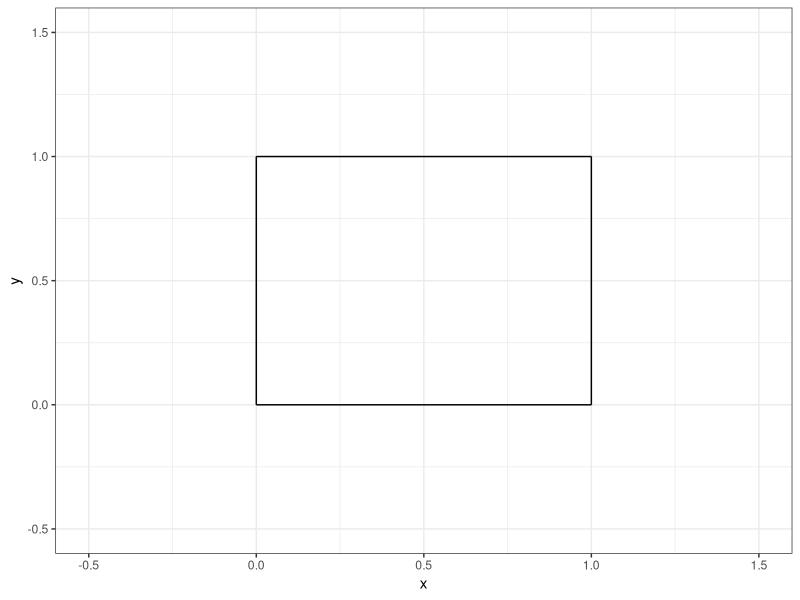
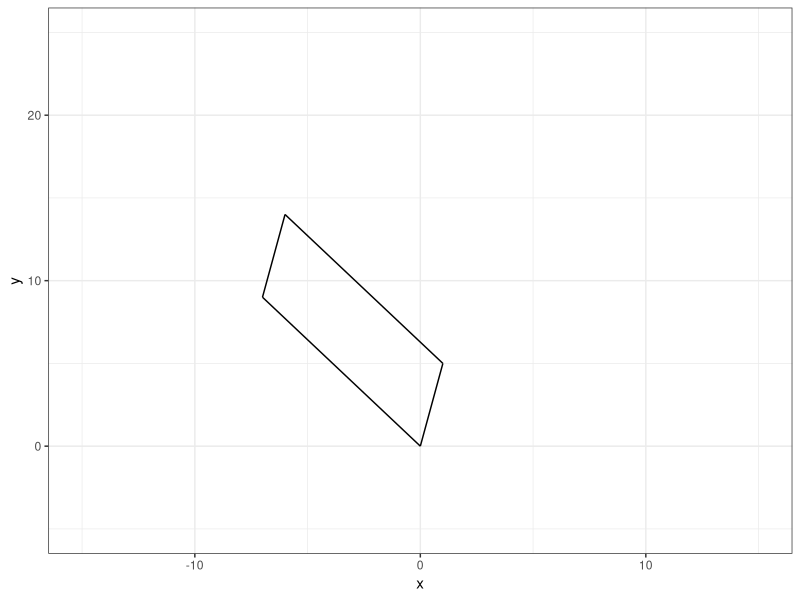
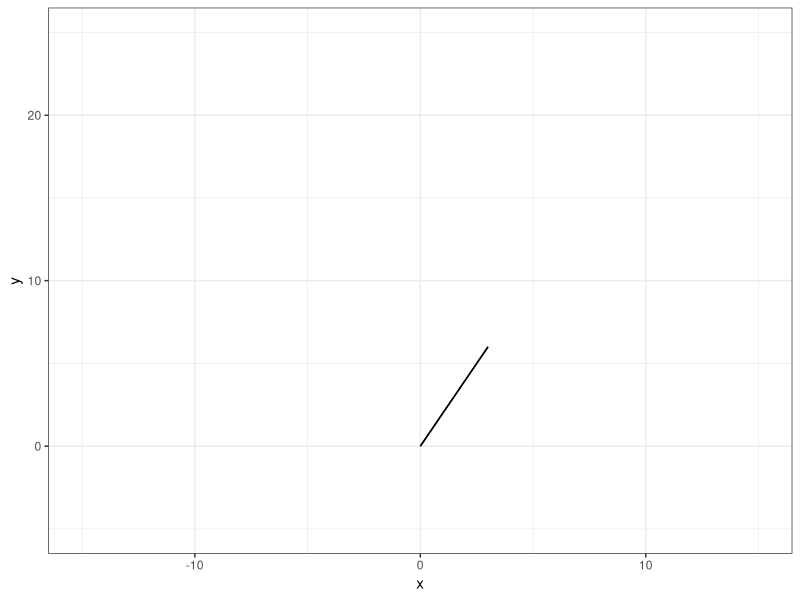
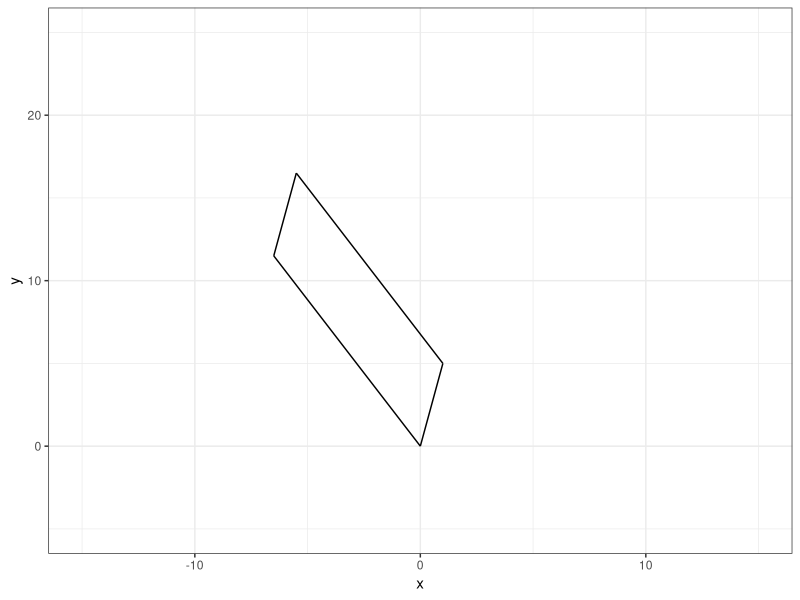
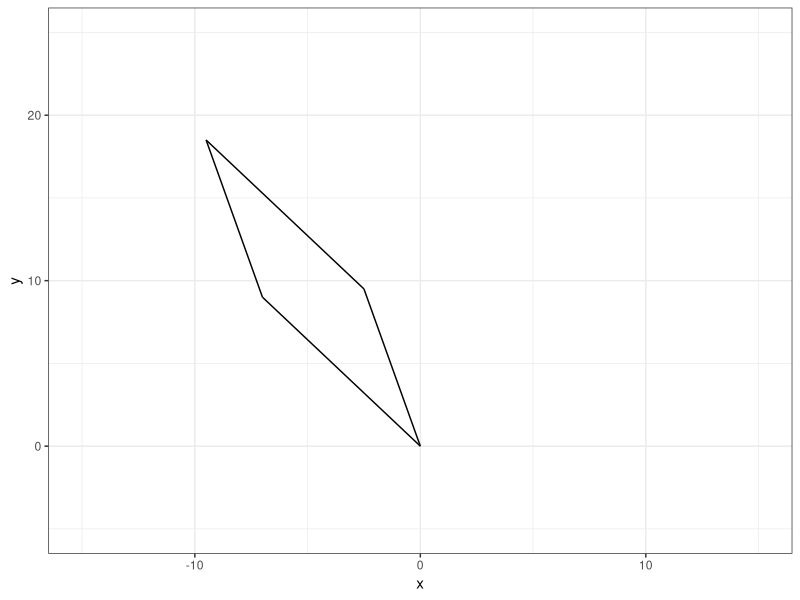

Write the R code that produced these figures, in order.
## ---- chunk 1
#| echo: false

default_chunk_hook  <- knitr::knit_hooks$get("chunk")

latex_font_size <- c("Huge", "huge", "LARGE", "Large", 
                     "large", "normalsize", "small", 
                     "footnotesize", "scriptsize", "tiny")

knitr::knit_hooks$set(chunk = function(x, options) {
  x <- default_chunk_hook(x, options)
  if(options$size %in% latex_font_size) {
    paste0("\n \\", options$size, "\n\n", 
      x, 
      "\n\n \\normalsize"
    )
  } else {
    x
  }
})

## ---- chunk 2
#| label: load-packages
#| include: false
library(tidyverse)
## ---- chunk 3
#| label: fig-unitsquare
#| fig-cap: "The unit square."
#| fig-width: 3
#| fig-height: 3
#| scale: "80%"
#| fig-align: "center"
#| size: "scriptsize"
ggplot() +
  geom_segment(aes(x = 0, xend = 0,
                   y=0, yend = 1))+
  geom_segment(aes(x = 0, xend = 1,
                   y=1, yend = 1))+
  geom_segment(aes(x = 1, xend = 1,
                   y=0, yend = 1))+
  geom_segment(aes(x = 0, xend = 1,
                   y=0, yend = 0)) +
  theme_bw() + 
  xlim(-0.5, 1.5)+
  ylim(-0.5, 1.5)+
  labs(x = "x", 
       y = "y")
## ---- chunk 4
(A=matrix(data=c(1,5,-7,9), nrow=2, ncol=2))
## ---- chunk 5
(M=matrix(data=c(1,0,0,1), nrow=2, ncol=2))
## ---- chunk 6
(T=(A %*% M))
## ---- chunk 7
(basis.vector.1=T[,1])
(basis.vector.2=T[,2])
## ---- chunk 8
basis.vector.1+basis.vector.2
## ---- chunk 9
p0=c(0,0)
p1=c(1,5)
p2=c(-6,14)
p3=c(-7,9)
## ---- chunk 10
#| label: fig-unitsquare1e
#| fig-cap: "Figure 1e."
#| fig-width: 3
#| fig-height: 3
#| scale: "80%"
#| fig-align: "center"
#| size: "scriptsize"
ggplot() +
  geom_segment(aes(x = p0[1], y = p0[2], xend = p1[1], yend = p1[2])) +
  geom_segment(aes(x = p1[1], y = p1[2], xend = p2[1], yend = p2[2])) +
  geom_segment(aes(x = p2[1], y = p2[2], xend = p3[1], yend = p3[2])) +
  geom_segment(aes(x = p3[1], y = p3[2], xend = p0[1], yend = p0[2])) +
  theme_bw() +
  xlim(-15, 15) +
  ylim(-5,25) +
  labs(x = "x", y = "y")
## ---- chunk 11
(det(A))
## ---- chunk 12
(A=matrix(data=c(1,2,2,4), nrow=2, ncol=2))
## ---- chunk 13
(T=(A %*% M))
## ---- chunk 14
(basis.vector.1=T[,1])
(basis.vector.2=T[,2])
## ---- chunk 15
p0=c(0,0)
p1=basis.vector.1
p3=basis.vector.2
p2=(p1+p3)
## ---- chunk 16
#| label: fig-unitsquare2e
#| fig-cap: "Figure 2e."
#| fig-width: 3
#| fig-height: 3
#| scale: "80%"
#| fig-align: "center"
#| size: "scriptsize"
ggplot() +
  geom_segment(aes(x = p0[1], y = p0[2], xend = p1[1], yend = p1[2])) +
  geom_segment(aes(x = p1[1], y = p1[2], xend = p2[1], yend = p2[2])) +
  geom_segment(aes(x = p2[1], y = p2[2], xend = p3[1], yend = p3[2])) +
  geom_segment(aes(x = p3[1], y = p3[2], xend = p0[1], yend = p0[2])) +
  theme_bw() +
  xlim(-15, 15) +
  ylim(-5,25) +
  labs(x = "x", y = "y")
## ---- chunk 17
(det(A))
## ---- chunk 18
M=matrix(data=c(1,0,0.5,1),nrow=2,ncol=2)
A=matrix(data=c(1,5,-7,9),nrow=2,ncol=2)
T=(A %*% M)
basis.vector.1=T[,1]
basis.vector.2=T[,2]
p0=c(0,0)
p1=basis.vector.1
p3=basis.vector.2
p2=(p1+p3)

#| label: fig-unitsquare3a
#| fig-cap: "Figure 3a."
#| fig-width: 3
#| fig-height: 3
#| scale: "80%"
#| fig-align: "center"
#| size: "scriptsize"
ggplot() +
  geom_segment(aes(x = p0[1], y = p0[2], xend = p1[1], yend = p1[2])) +
  geom_segment(aes(x = p1[1], y = p1[2], xend = p2[1], yend = p2[2])) +
  geom_segment(aes(x = p2[1], y = p2[2], xend = p3[1], yend = p3[2])) +
  geom_segment(aes(x = p3[1], y = p3[2], xend = p0[1], yend = p0[2])) +
  theme_bw() +
  xlim(-15, 15) +
  ylim(-5,25) +
  labs(x = "x", y = "y")
## ---- chunk 19
M=matrix(data=c(1,00.5,0,1),nrow=2,ncol=2)
A=matrix(data=c(1,5,-7,9),nrow=2,ncol=2)
T=(A %*% M)
basis.vector.1=T[,1]
basis.vector.2=T[,2]
p0=c(0,0)
p1=basis.vector.1
p3=basis.vector.2
p2=(p1+p3)

#| label: fig-unitsquare3b
#| fig-cap: "Figure 3b."
#| fig-width: 3
#| fig-height: 3
#| scale: "80%"
#| fig-align: "center"
#| size: "scriptsize"
ggplot() +
  geom_segment(aes(x = p0[1], y = p0[2], xend = p1[1], yend = p1[2])) +
  geom_segment(aes(x = p1[1], y = p1[2], xend = p2[1], yend = p2[2])) +
  geom_segment(aes(x = p2[1], y = p2[2], xend = p3[1], yend = p3[2])) +
  geom_segment(aes(x = p3[1], y = p3[2], xend = p0[1], yend = p0[2])) +
  theme_bw() +
  xlim(-15, 15) +
  ylim(-5,25) +
  labs(x = "x", y = "y")
